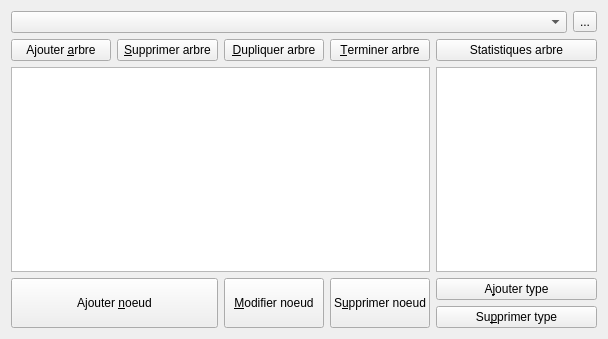
<?xml version="1.0" encoding="UTF-8"?>
<ui version="4.0">
 <class>DialogEditTree</class>
 <widget class="QWidget" name="DialogEditTree">
  <property name="geometry">
   <rect>
    <x>0</x>
    <y>0</y>
    <width>608</width>
    <height>339</height>
   </rect>
  </property>
  <property name="windowTitle">
   <string>Gestion des arbres</string>
  </property>
  <layout class="QHBoxLayout" name="horizontalLayout">
   <item>
    <layout class="QGridLayout" name="gridLayout">
     <item row="2" column="4" colspan="2">
      <widget class="QListView" name="listTypesView">
       <property name="sizePolicy">
        <sizepolicy hsizetype="Preferred" vsizetype="Expanding">
         <horstretch>0</horstretch>
         <verstretch>0</verstretch>
        </sizepolicy>
       </property>
       <property name="maximumSize">
        <size>
         <width>161</width>
         <height>16777215</height>
        </size>
       </property>
      </widget>
     </item>
     <item row="3" column="2" rowspan="2">
      <widget class="QPushButton" name="modifyNodeButton">
       <property name="sizePolicy">
        <sizepolicy hsizetype="Minimum" vsizetype="Minimum">
         <horstretch>0</horstretch>
         <verstretch>0</verstretch>
        </sizepolicy>
       </property>
       <property name="text">
        <string>&amp;Modifier noeud</string>
       </property>
      </widget>
     </item>
     <item row="1" column="0">
      <widget class="QPushButton" name="newTreeButton">
       <property name="text">
        <string>Ajouter &amp;arbre</string>
       </property>
      </widget>
     </item>
     <item row="0" column="0" colspan="5">
      <widget class="QComboBox" name="comboBox"/>
     </item>
     <item row="0" column="5">
      <widget class="QToolButton" name="viewTreeButton">
       <property name="toolTip">
        <string>Prendre un instantané de l'arbre</string>
       </property>
       <property name="text">
        <string>...</string>
       </property>
      </widget>
     </item>
     <item row="2" column="0" colspan="4">
      <widget class="QTreeView" name="treeView">
       <property name="editTriggers">
        <set>QAbstractItemView::NoEditTriggers</set>
       </property>
       <property name="dragDropMode">
        <enum>QAbstractItemView::InternalMove</enum>
       </property>
       <property name="defaultDropAction">
        <enum>Qt::MoveAction</enum>
       </property>
       <attribute name="headerVisible">
        <bool>false</bool>
       </attribute>
      </widget>
     </item>
     <item row="3" column="4" colspan="2">
      <widget class="QPushButton" name="addTypeButton">
       <property name="sizePolicy">
        <sizepolicy hsizetype="Minimum" vsizetype="Fixed">
         <horstretch>0</horstretch>
         <verstretch>0</verstretch>
        </sizepolicy>
       </property>
       <property name="text">
        <string>A&amp;jouter type</string>
       </property>
      </widget>
     </item>
     <item row="1" column="2">
      <widget class="QPushButton" name="duplicateTreeButton">
       <property name="text">
        <string>&amp;Dupliquer arbre</string>
       </property>
      </widget>
     </item>
     <item row="1" column="1">
      <widget class="QPushButton" name="deleteTreeButton">
       <property name="text">
        <string>&amp;Supprimer arbre</string>
       </property>
      </widget>
     </item>
     <item row="4" column="4" colspan="2">
      <widget class="QPushButton" name="deleteTypeButton">
       <property name="sizePolicy">
        <sizepolicy hsizetype="Minimum" vsizetype="Fixed">
         <horstretch>0</horstretch>
         <verstretch>0</verstretch>
        </sizepolicy>
       </property>
       <property name="text">
        <string>Su&amp;pprimer type</string>
       </property>
      </widget>
     </item>
     <item row="1" column="3">
      <widget class="QPushButton" name="finishTreeButton">
       <property name="text">
        <string>&amp;Terminer arbre</string>
       </property>
      </widget>
     </item>
     <item row="3" column="3" rowspan="2">
      <widget class="QPushButton" name="deleteNodeButton">
       <property name="sizePolicy">
        <sizepolicy hsizetype="Minimum" vsizetype="Minimum">
         <horstretch>0</horstretch>
         <verstretch>0</verstretch>
        </sizepolicy>
       </property>
       <property name="text">
        <string>S&amp;upprimer noeud</string>
       </property>
      </widget>
     </item>
     <item row="3" column="0" rowspan="2" colspan="2">
      <widget class="QPushButton" name="addNodeButton">
       <property name="sizePolicy">
        <sizepolicy hsizetype="Minimum" vsizetype="Minimum">
         <horstretch>0</horstretch>
         <verstretch>0</verstretch>
        </sizepolicy>
       </property>
       <property name="text">
        <string>Ajouter &amp;noeud</string>
       </property>
      </widget>
     </item>
     <item row="1" column="4" colspan="2">
      <widget class="QPushButton" name="statsTreeButton">
       <property name="text">
        <string>Statistiques arbre</string>
       </property>
      </widget>
     </item>
    </layout>
   </item>
  </layout>
 </widget>
 <layoutdefault spacing="6" margin="11"/>
 <tabstops>
  <tabstop>comboBox</tabstop>
  <tabstop>addNodeButton</tabstop>
  <tabstop>deleteNodeButton</tabstop>
  <tabstop>addTypeButton</tabstop>
  <tabstop>deleteTypeButton</tabstop>
  <tabstop>treeView</tabstop>
  <tabstop>listTypesView</tabstop>
 </tabstops>
 <resources/>
 <connections/>
</ui>
